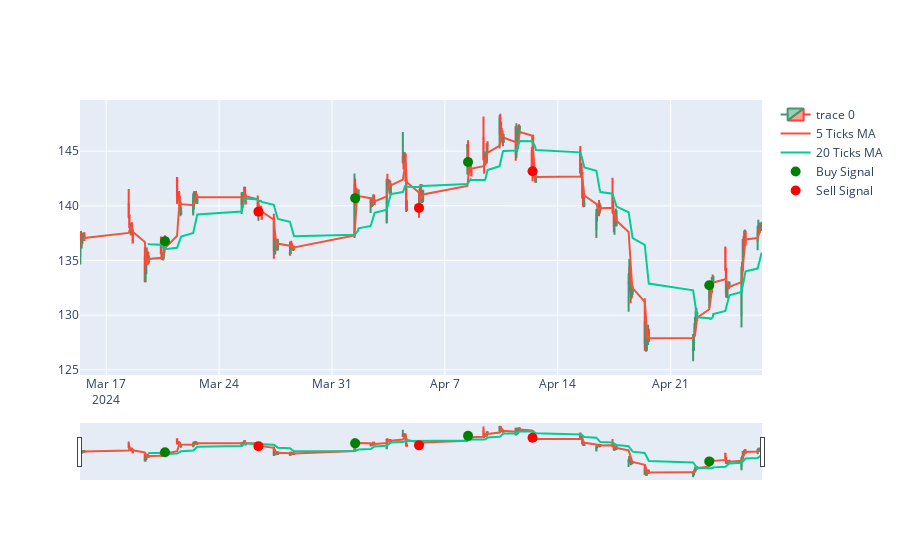

The cell this chart's notebook holds for it:
### Code cell
# calculate profit and loss

tsm_data['buy_price'] = np.where(tsm_data['signal'] == 1, tsm_data['Close'], np.nan)
tsm_data['sell_price'] = np.where(tsm_data['signal'] == -1, tsm_data['Close'], np.nan)

tsm_data['buy_price'] = tsm_data['buy_price'].ffill()
tsm_data['sell_price'] = tsm_data['sell_price'].ffill()

tsm_data['PnL'] = tsm_data['sell_price'] - tsm_data['buy_price']

print(tsm_data['PnL'].sum())

# plot the profit and loss

fig = go.Figure(data=[go.Candlestick(x=tsm_data.index,
                open=tsm_data['Open'],
                high=tsm_data['High'],
                low=tsm_data['Low'],
                close=tsm_data['Close'])])

fig.add_trace(go.Scatter(x=tsm_data.index, y=tsm_data['Close'].rolling(window=5).mean(), name='5 Ticks MA'))
fig.add_trace(go.Scatter(x=tsm_data.index, y=tsm_data['Close'].rolling(window=20).mean(), name='20 Ticks MA'))

buy_signals = tsm_data[tsm_data['signal'] == 1]
sell_signals = tsm_data[tsm_data['signal'] == -1]

fig.add_trace(go.Scatter(x=buy_signals.index, y=buy_signals['Close'], mode='markers', marker=dict(color='green', size=10), name='Buy Signal'))
fig.add_trace(go.Scatter(x=sell_signals.index, y=sell_signals['Close'], mode='markers', marker=dict(color='red', size=10), name='Sell Signal'))

fig.show()

### Figure 1 — Plotly figure (JSON) as saved in the notebook; plotly's stock layout.template omitted (floating-point values rounded to 4 significant figures; data arrays with more than 128 entries replaced by an {"elided": "..."} marker saying what was removed)
{"data": [{"close": {"elided": "210 float values"}, "high": {"elided": "210 float values"}, "low": {"elided": "210 float values"}, "open": {"elided": "210 float values"}, "type": "candlestick", "x": {"elided": "210 str values"}}, {"name": "5 Ticks MA", "type": "scatter", "x": {"elided": "210 str values"}, "y": {"elided": "210 float values"}}, {"name": "20 Ticks MA", "type": "scatter", "x": {"elided": "210 str values"}, "y": {"elided": "210 float values"}}, {"marker": {"color": "green", "size": 10}, "mode": "markers", "name": "Buy Signal", "type": "scatter", "x": ["2024-03-20T15:30:00-04:00", "2024-04-01T10:30:00-04:00", "2024-04-08T10:30:00-04:00", "2024-04-23T09:30:00-04:00"], "y": [136.8, 140.7, 144.0, 132.7]}, {"marker": {"color": "red", "size": 10}, "mode": "markers", "name": "Sell Signal", "type": "scatter", "x": ["2024-03-26T10:30:00-04:00", "2024-04-05T09:30:00-04:00", "2024-04-12T10:30:00-04:00"], "y": [139.5, 139.8, 143.2]}], "layout": {}}
